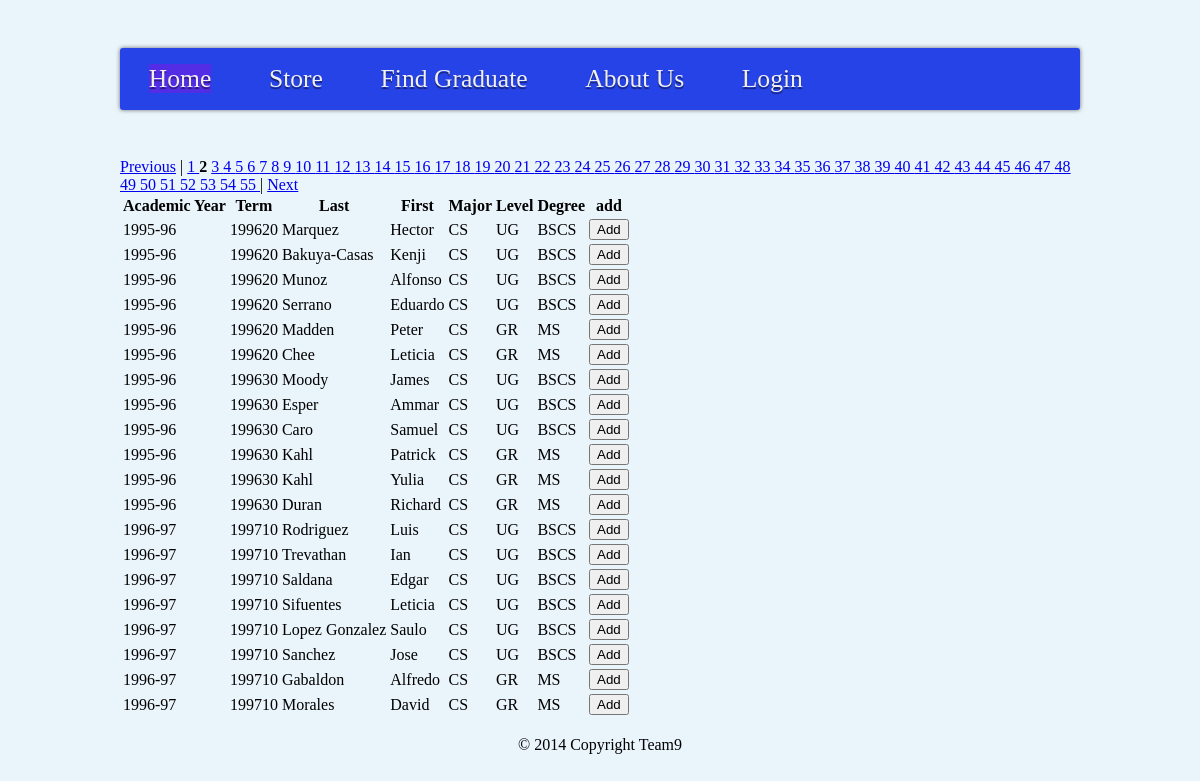
/gradList.php?page=2, run on the app's committed database.
### tables this page shows
CREATE TABLE master (
	master_id INT(11) NOT NULL AUTO_INCREMENT,
	academicyear VARCHAR(30) NULL,
	term INT(11) NULL,
	last VARCHAR(30)NULL,
	first VARCHAR(30) NULL,
	major VARCHAR(30) NULL,
	level VARCHAR(30) NULL,
	degree VARCHAR(30) NULL,
	PRIMARY KEY (master_id)
);

### gradList.php (the view, shortened to what this page needs)
<?PHP
	require_once("./include/pager.php");
	$p = new Pager;
	$limit = 20;
	$dbQuery = "";
	$start = $p->findStart($limit);
	$var = isset($_GET['searchGrad']) && $_GET['searchGrad'] != "" ? "'.*" . $_GET["searchGrad"] .".*'" : null;
	$qry = "SELECT * FROM master ";
	$qry .= $var != null ?
			" WHERE academicyear REGEXP $var or term REGEXP $var or last REGEXP $var or first REGEXP $var or major REGEXP $var or level REGEXP $var or degree REGEXP $var "
			: "";
	$count = mysql_num_rows(mysql_query($qry));
	$pages = $p->findPages($count, $limit);
	$dbQuery .= $qry . "  ORDER BY master_id ASC LIMIT " . $start . ", " . $limit;
	$result = mysql_query($dbQuery) or die("Couldn't get file list");
?>
<html>
	<head lang="en">
		<link rel="stylesheet" href="css/main.css">
		<link rel="stylesheet" href="css/table.css">
	</head>
	<body>
		<div id="navigation_container">
			<?PHP include './menu.php' ?>
		</div>
		<table  class="sortable">
				<thead>
					<tr>
						<th scope="col">Academic Year</th>
						<th scope="col">Term</th>
						<th scope="col">Last</th>
						<th scope="col">First</th>
						<th scope="col">Major</th>
						<th scope="col">Level</th>
						<th scope="col">Degree</th>
						<th scope="col">add</th>
					</tr>
				</thead>
			<?PHP
				$next_prev = $p->nextPrev($_GET['page'], $pages);
				echo "<div id='division'>" . $next_prev .  " </div>";
				while($row = mysql_fetch_assoc($result)){
					$num_rows++;?>
				<tr>
					<td>
						<?PHP echo $row['academicyear']?>
					</td>
					<td>
						<?PHP echo $row['term'] ?>
					</td>
					<td>
						<?PHP echo $row['last'] ?>
					</td>
					<td>
						<?PHP echo $row['first'] ?>
					</td>
					<td>
						<?PHP echo $row['major'] ?>
					</td>
					<td>
						<?PHP echo $row['level'] ?>
					</td>
					<td>
						<?PHP echo $row['degree'] ?>
					</td>
					<td>
							<input type="submit" name="addUser" onclick="<?PHP=$configSite->addUser(); ?>" value="Add"/>
					</td>
				</tr>
				<?PHP } ?>
		</table>
		<div>
			<?PHP include './footer.php'; ?>
		</div>
	</body>
</html>

### css/main.css (style rules this page uses)
html { background: #eaf4fb url('<span class="skimlinks-unlinked">bottom_bg.jpg</span>') bottom center no-repeat; }
body { background: transparent url('<span class="skimlinks-unlinked">top_bg.png</span>') top center no-repeat; width: 100%; height: 100%; margin: 0 0; }
#navigation_container { margin: 0 auto; width: 960px; }

### css/table.css (style rules this page uses)
thead { border-width: 1px; border-style: solid; }

### data on the page
master: academicyear "1995-96", term "199620", last "Marquez", first "Hector", major "CS", level "UG", degree "BSCS"
master: academicyear "1995-96", term "199620", last "Bakuya-Casas", first "Kenji", major "CS", level "UG", degree "BSCS"
master: academicyear "1995-96", term "199620", last "Munoz", first "Alfonso", major "CS", level "UG", degree "BSCS"
master: academicyear "1995-96", term "199620", last "Serrano", first "Eduardo", major "CS", level "UG", degree "BSCS"
master: academicyear "1995-96", term "199620", last "Madden", first "Peter", major "CS", level "GR", degree "MS"
master: academicyear "1995-96", term "199620", last "Chee", first "Leticia", major "CS", level "GR", degree "MS"
master: academicyear "1995-96", term "199630", last "Moody", first "James", major "CS", level "UG", degree "BSCS"
master: academicyear "1995-96", term "199630", last "Esper", first "Ammar", major "CS", level "UG", degree "BSCS"
master: academicyear "1995-96", term "199630", last "Caro", first "Samuel", major "CS", level "UG", degree "BSCS"
master: academicyear "1995-96", term "199630", last "Kahl", first "Patrick", major "CS", level "GR", degree "MS"
master: academicyear "1995-96", term "199630", last "Kahl", first "Yulia", major "CS", level "GR", degree "MS"
master: academicyear "1995-96", term "199630", last "Duran", first "Richard", major "CS", level "GR", degree "MS"
master: academicyear "1996-97", term "199710", last "Rodriguez", first "Luis", major "CS", level "UG", degree "BSCS"
master: academicyear "1996-97", term "199710", last "Trevathan", first "Ian", major "CS", level "UG", degree "BSCS"
master: academicyear "1996-97", term "199710", last "Saldana", first "Edgar", major "CS", level "UG", degree "BSCS"
master: academicyear "1996-97", term "199710", last "Sifuentes", first "Leticia", major "CS", level "UG", degree "BSCS"
master: academicyear "1996-97", term "199710", last "Lopez Gonzalez", first "Saulo", major "CS", level "UG", degree "BSCS"
master: academicyear "1996-97", term "199710", last "Sanchez", first "Jose", major "CS", level "UG", degree "BSCS"
master: academicyear "1996-97", term "199710", last "Gabaldon", first "Alfredo", major "CS", level "GR", degree "MS"
master: academicyear "1996-97", term "199710", last "Morales", first "David", major "CS", level "GR", degree "MS"

### other printed values
$next_prev "| |"
